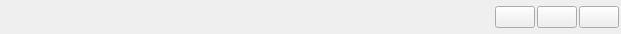
<?xml version="1.0" encoding="UTF-8"?>
<ui version="4.0">
 <class>TitleBar</class>
 <widget class="QWidget" name="TitleBar">
  <property name="windowModality">
   <enum>Qt::NonModal</enum>
  </property>
  <property name="geometry">
   <rect>
    <x>0</x>
    <y>0</y>
    <width>621</width>
    <height>34</height>
   </rect>
  </property>
  <property name="minimumSize">
   <size>
    <width>0</width>
    <height>30</height>
   </size>
  </property>
  <property name="maximumSize">
   <size>
    <width>16777215</width>
    <height>34</height>
   </size>
  </property>
  <property name="windowTitle">
   <string notr="true"/>
  </property>
  <layout class="QHBoxLayout" name="horizontalLayout_2">
   <property name="spacing">
    <number>0</number>
   </property>
   <property name="leftMargin">
    <number>0</number>
   </property>
   <property name="topMargin">
    <number>0</number>
   </property>
   <property name="rightMargin">
    <number>0</number>
   </property>
   <property name="bottomMargin">
    <number>0</number>
   </property>
   <item>
    <widget class="QFrame" name="title">
     <layout class="QHBoxLayout" name="horizontalLayout">
      <property name="spacing">
       <number>2</number>
      </property>
      <property name="leftMargin">
       <number>2</number>
      </property>
      <property name="topMargin">
       <number>2</number>
      </property>
      <property name="rightMargin">
       <number>2</number>
      </property>
      <property name="bottomMargin">
       <number>2</number>
      </property>
      <item>
       <widget class="QLabel" name="labIcon">
        <property name="text">
         <string notr="true"/>
        </property>
       </widget>
      </item>
      <item>
       <widget class="QLabel" name="labTitle">
        <property name="minimumSize">
         <size>
          <width>240</width>
          <height>30</height>
         </size>
        </property>
        <property name="maximumSize">
         <size>
          <width>16777215</width>
          <height>16777215</height>
         </size>
        </property>
        <property name="text">
         <string notr="true"/>
        </property>
       </widget>
      </item>
      <item>
       <spacer name="horizontalSpacer">
        <property name="orientation">
         <enum>Qt::Horizontal</enum>
        </property>
        <property name="sizeHint" stdset="0">
         <size>
          <width>321</width>
          <height>20</height>
         </size>
        </property>
       </spacer>
      </item>
      <item>
       <widget class="PushButton" name="btnMin">
        <property name="toolTip">
         <string>min</string>
        </property>
        <property name="text">
         <string/>
        </property>
       </widget>
      </item>
      <item>
       <widget class="PushButton" name="btnMax">
        <property name="toolTip">
         <string>max</string>
        </property>
        <property name="text">
         <string/>
        </property>
       </widget>
      </item>
      <item>
       <widget class="PushButton" name="btnClose">
        <property name="toolTip">
         <string>close</string>
        </property>
        <property name="text">
         <string notr="true"/>
        </property>
       </widget>
      </item>
     </layout>
    </widget>
   </item>
  </layout>
 </widget>
 <layoutdefault spacing="6" margin="11"/>
 <customwidgets>
  <customwidget>
   <class>PushButton</class>
   <extends>QPushButton</extends>
   <header>PushButton.h</header>
  </customwidget>
 </customwidgets>
 <resources/>
 <connections/>
</ui>
